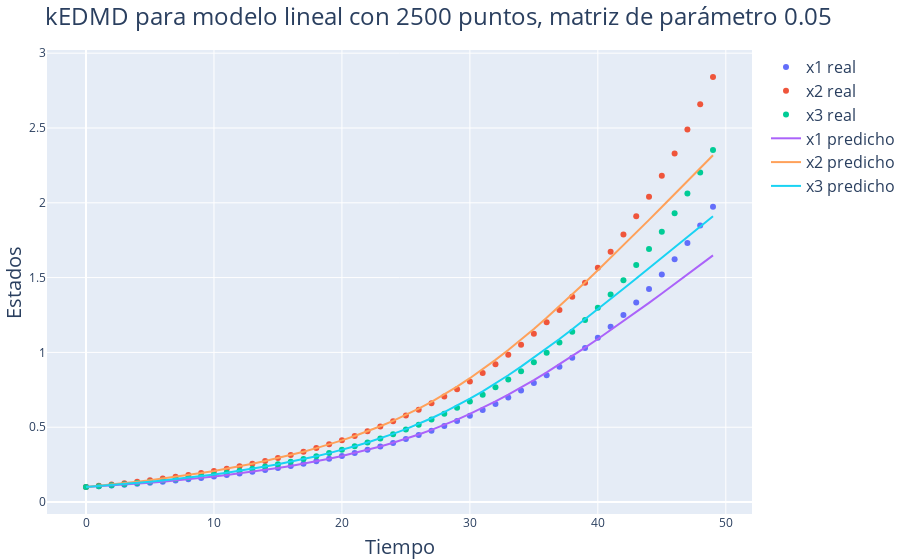

Notebook code for this chart:
### Code cell
# Alpha
alpha = 0.05

# Predicción
x, x_koop, A, U = compute_linear_kedmd(alpha, N)

# Gráfico
fig = go.Figure()

fig.add_trace(go.Scatter(x=t, y=x[:,0], name='x1 real', mode='markers'))
fig.add_trace(go.Scatter(x=t, y=x[:,1], name='x2 real', mode='markers'))
fig.add_trace(go.Scatter(x=t, y=x[:,2], name='x3 real', mode='markers'))

fig.add_trace(go.Scatter(x=t, y=x_koop[:,0], name='x1 predicho'))
fig.add_trace(go.Scatter(x=t, y=x_koop[:,1], name='x2 predicho'))
fig.add_trace(go.Scatter(x=t, y=x_koop[:,2], name='x3 predicho'))

# Colocar titulo
fig.update_layout(
    title=f"kEDMD para modelo lineal con {N} puntos, matriz de parámetro {alpha}",
    xaxis_title="Tiempo",
    yaxis_title="Estados",
    margin=dict(l=0, r=0, t=50, b=0)
    )

fig.write_image(img_path+"Linear3.pdf")
fig.show()
